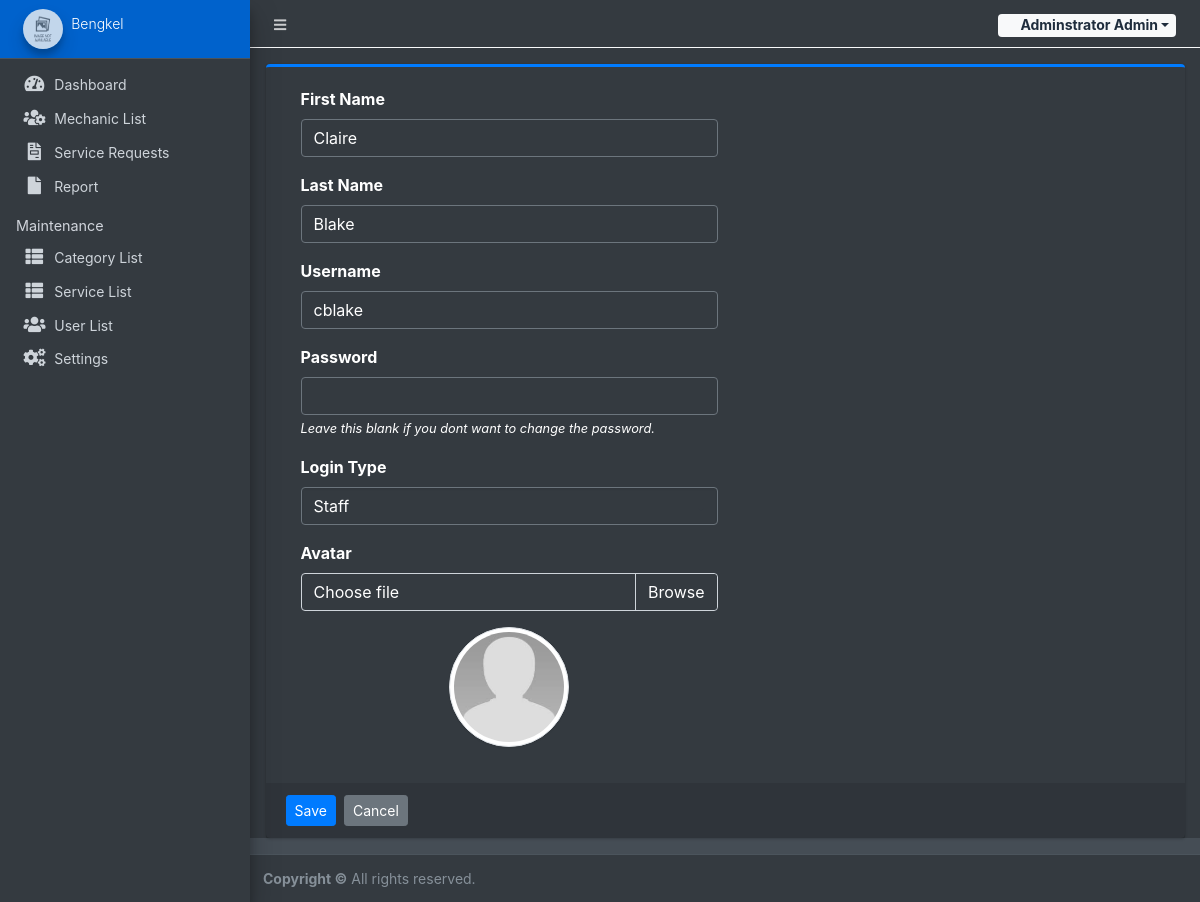
Screenshot of /admin/?page=user/manage_user&id=6 (signed in) with the database file from the repository.
### tables this page shows
CREATE TABLE `users` (
  `id` int(50) NOT NULL,
  `firstname` varchar(250) NOT NULL,
  `lastname` varchar(250) NOT NULL,
  `username` text NOT NULL,
  `password` text NOT NULL,
  `avatar` text DEFAULT NULL,
  `last_login` datetime DEFAULT NULL,
  `type` tinyint(1) NOT NULL DEFAULT 0,
  `date_added` datetime NOT NULL DEFAULT current_timestamp(),
  `date_updated` datetime DEFAULT NULL ON UPDATE current_timestamp()
);

### config.php (called while the page is built, shortened)
<?php
function validate_image($file){
	if(!empty($file)){
		if(is_file(base_app.$file)){
			return base_url.$file;
		}else{
			return base_url.'dist/img/no-image-available.png';
		}
	}else{
		return base_url.'dist/img/no-image-available.png';
	}
}
?>

### admin/user/manage_user.php (the view, shortened to what this page needs)
<?php
if(isset($_GET['id']) && $_GET['id'] > 0){
    $user = $conn->query("SELECT * FROM users where id ='{$_GET['id']}'");
    foreach($user->fetch_array() as $k =>$v){
        $meta[$k] = $v;
    }
}
?>
<div class="card card-outline card-primary">
	<div class="card-body">
		<div class="container-fluid">
			<form action="" id="manage-user">
				<div class="form-group col-6">
					<label for="name">First Name</label>
					<input type="text" name="firstname" id="firstname" class="form-control" value="<?php echo isset($meta['firstname']) ? $meta['firstname']: '' ?>" required>
				</div>
				<div class="form-group col-6">
					<label for="name">Last Name</label>
					<input type="text" name="lastname" id="lastname" class="form-control" value="<?php echo isset($meta['lastname']) ? $meta['lastname']: '' ?>" required>
				</div>
				<div class="form-group col-6">
					<label for="username">Username</label>
					<input type="text" name="username" id="username" class="form-control" value="<?php echo isset($meta['username']) ? $meta['username']: '' ?>" required  autocomplete="off">
				</div>
				<div class="form-group col-6">
					<label for="password">Password</label>
					<input type="password" name="password" id="password" class="form-control" value="" autocomplete="off" <?php echo isset($meta['id']) ? "": 'required' ?>>
                    <?php if(isset($_GET['id'])): ?>
					<small><i>Leave this blank if you dont want to change the password.</i></small>
                    <?php endif; ?>
				</div>
				<div class="form-group col-6">
					<label for="type">Login Type</label>
					<select name="type" id="type" class="custom-select">
						<option value="2" <?php echo isset($meta['type']) && $meta['type'] == 2 ? 'selected' : '' ?>>Staff</option>
					</select>
				</div>
				<div class="form-group col-6">
					<label for="" class="control-label">Avatar</label>
					<div class="custom-file">
		              <label class="custom-file-label" for="customFile">Choose file</label>
		            </div>
				</div>
				<div class="form-group col-6 d-flex justify-content-center">
					<img src="<?php echo validate_image(isset($meta['avatar']) ? $meta['avatar'] :'') ?>" alt="" id="cimg" class="img-fluid img-thumbnail">
				</div>
			</form>
		</div>
	</div>
	<div class="card-footer">
			<div class="col-md-12">
				<div class="row">
					<button class="btn btn-sm btn-primary mr-2" form="manage-user">Save</button>
					<a class="btn btn-sm btn-secondary" href="./?page=user/list">Cancel</a>
				</div>
			</div>
		</div>
</div>

### admin/user/manage_user.php (style rules this page uses)
img#cimg { height: 15vh; width: 15vh; object-fit: cover; border-radius: 100% 100%; }

### rows the page displays
users: firstname "Claire", lastname "Blake", username "cblake", type "Staff", avatar (picture)

### other values shown
$_settings->userdata('firstname').' '.$_settings->userdata('lastname') "Adminstrator Admin"
$_settings->info('short_name') "Bengkel"
